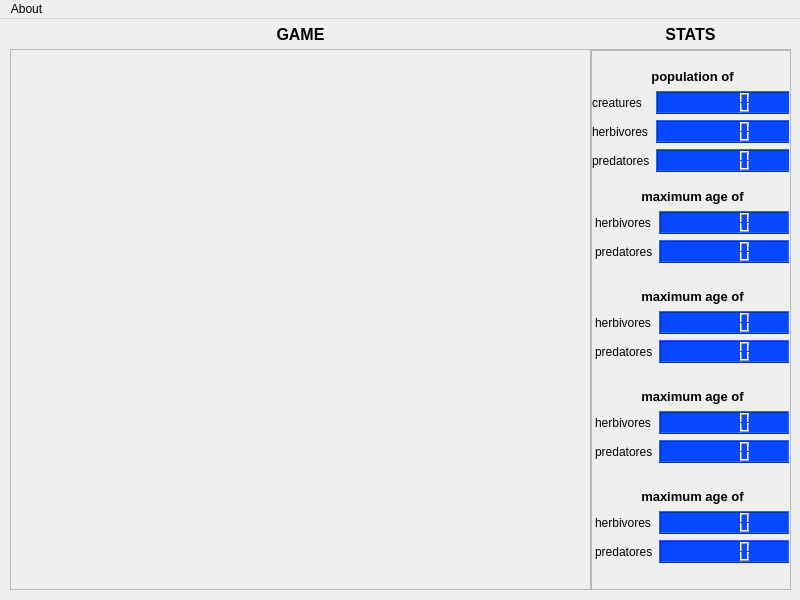
<?xml version="1.0" encoding="UTF-8"?>
<ui version="4.0">
 <class>Client_UI</class>
 <widget class="QMainWindow" name="Client_UI">
  <property name="geometry">
   <rect>
    <x>0</x>
    <y>0</y>
    <width>800</width>
    <height>600</height>
   </rect>
  </property>
  <property name="windowTitle">
   <string>MainWindow</string>
  </property>
  <widget class="QWidget" name="centralwidget">
   <widget class="QWidget" name="verticalLayoutWidget">
    <property name="geometry">
     <rect>
      <x>10</x>
      <y>30</y>
      <width>581</width>
      <height>541</height>
     </rect>
    </property>
    <layout class="QVBoxLayout" name="verticalLayout">
     <item>
      <widget class="QScrollArea" name="scrollArea">
       <property name="widgetResizable">
        <bool>false</bool>
       </property>
       <widget class="QWidget" name="scrollAreaWidgetContents">
        <property name="geometry">
         <rect>
          <x>0</x>
          <y>0</y>
          <width>565</width>
          <height>485</height>
         </rect>
        </property>
       </widget>
      </widget>
     </item>
    </layout>
   </widget>
   <widget class="QWidget" name="horizontalLayoutWidget">
    <property name="geometry">
     <rect>
      <x>10</x>
      <y>0</y>
      <width>581</width>
      <height>31</height>
     </rect>
    </property>
    <property name="font">
     <font>
      <family>Cantarell</family>
      <pointsize>12</pointsize>
      <weight>75</weight>
      <bold>true</bold>
     </font>
    </property>
    <layout class="QHBoxLayout" name="horizontalLayout">
     <item>
      <widget class="QLabel" name="label">
       <property name="text">
        <string>GAME</string>
       </property>
       <property name="alignment">
        <set>Qt::AlignCenter</set>
       </property>
      </widget>
     </item>
    </layout>
   </widget>
   <widget class="QWidget" name="horizontalLayoutWidget_2">
    <property name="geometry">
     <rect>
      <x>590</x>
      <y>0</y>
      <width>201</width>
      <height>31</height>
     </rect>
    </property>
    <layout class="QHBoxLayout" name="horizontalLayout_2">
     <item>
      <widget class="QLabel" name="label_2">
       <property name="font">
        <font>
         <family>Cantarell</family>
         <pointsize>12</pointsize>
         <weight>75</weight>
         <bold>true</bold>
        </font>
       </property>
       <property name="text">
        <string>STATS</string>
       </property>
       <property name="alignment">
        <set>Qt::AlignCenter</set>
       </property>
      </widget>
     </item>
    </layout>
   </widget>
   <widget class="Line" name="line">
    <property name="geometry">
     <rect>
      <x>630</x>
      <y>30</y>
      <width>118</width>
      <height>3</height>
     </rect>
    </property>
    <property name="orientation">
     <enum>Qt::Horizontal</enum>
    </property>
   </widget>
   <widget class="QScrollArea" name="scrollArea_2">
    <property name="geometry">
     <rect>
      <x>590</x>
      <y>30</y>
      <width>201</width>
      <height>541</height>
     </rect>
    </property>
    <property name="widgetResizable">
     <bool>true</bool>
    </property>
    <widget class="QWidget" name="scrollAreaWidgetContents_3">
     <property name="geometry">
      <rect>
       <x>0</x>
       <y>0</y>
       <width>197</width>
       <height>537</height>
      </rect>
     </property>
     <widget class="QScrollArea" name="scrollArea_3">
      <property name="geometry">
       <rect>
        <x>0</x>
        <y>0</y>
        <width>201</width>
        <height>551</height>
       </rect>
      </property>
      <property name="widgetResizable">
       <bool>false</bool>
      </property>
      <widget class="QWidget" name="scrollAreaWidgetContents_7">
       <property name="geometry">
        <rect>
         <x>0</x>
         <y>0</y>
         <width>197</width>
         <height>537</height>
        </rect>
       </property>
       <widget class="QWidget" name="formLayoutWidget_5">
        <property name="geometry">
         <rect>
          <x>0</x>
          <y>40</y>
          <width>201</width>
          <height>83</height>
         </rect>
        </property>
        <layout class="QFormLayout" name="formLayout_14">
         <property name="fieldGrowthPolicy">
          <enum>QFormLayout::AllNonFixedFieldsGrow</enum>
         </property>
         <item row="0" column="0">
          <widget class="QLabel" name="label_56">
           <property name="text">
            <string>creatures</string>
           </property>
          </widget>
         </item>
         <item row="0" column="1">
          <widget class="QLCDNumber" name="lcdNumber_40">
           <property name="styleSheet">
            <string notr="true">
background-color: rgb(6, 72, 255);</string>
           </property>
           <property name="value" stdset="0">
            <double>0.000000000000000</double>
           </property>
          </widget>
         </item>
         <item row="1" column="0">
          <widget class="QLabel" name="label_57">
           <property name="text">
            <string>herbivores</string>
           </property>
          </widget>
         </item>
         <item row="2" column="0">
          <widget class="QLabel" name="label_58">
           <property name="text">
            <string>predatores</string>
           </property>
          </widget>
         </item>
         <item row="1" column="1">
          <widget class="QLCDNumber" name="lcdNumber_41">
           <property name="styleSheet">
            <string notr="true">
background-color: rgb(6, 72, 255);</string>
           </property>
           <property name="value" stdset="0">
            <double>0.000000000000000</double>
           </property>
          </widget>
         </item>
         <item row="2" column="1">
          <widget class="QLCDNumber" name="lcdNumber_42">
           <property name="styleSheet">
            <string notr="true">
background-color: rgb(6, 72, 255);</string>
           </property>
           <property name="value" stdset="0">
            <double>0.000000000000000</double>
           </property>
          </widget>
         </item>
        </layout>
       </widget>
       <widget class="QWidget" name="horizontalLayoutWidget_7">
        <property name="geometry">
         <rect>
          <x>0</x>
          <y>10</y>
          <width>201</width>
          <height>31</height>
         </rect>
        </property>
        <layout class="QHBoxLayout" name="horizontalLayout_16">
         <item>
          <widget class="QLabel" name="label_55">
           <property name="font">
            <font>
             <family>Cantarell</family>
             <pointsize>10</pointsize>
             <weight>75</weight>
             <bold>true</bold>
            </font>
           </property>
           <property name="text">
            <string>population of</string>
           </property>
           <property name="alignment">
            <set>Qt::AlignCenter</set>
           </property>
          </widget>
         </item>
        </layout>
       </widget>
       <widget class="QWidget" name="horizontalLayoutWidget_8">
        <property name="geometry">
         <rect>
          <x>0</x>
          <y>130</y>
          <width>201</width>
          <height>31</height>
         </rect>
        </property>
        <layout class="QHBoxLayout" name="horizontalLayout_17">
         <item>
          <widget class="QLabel" name="label_59">
           <property name="font">
            <font>
             <family>Cantarell</family>
             <pointsize>10</pointsize>
             <weight>75</weight>
             <bold>true</bold>
            </font>
           </property>
           <property name="text">
            <string>maximum age of</string>
           </property>
           <property name="alignment">
            <set>Qt::AlignCenter</set>
           </property>
          </widget>
         </item>
        </layout>
       </widget>
       <widget class="QWidget" name="formLayoutWidget">
        <property name="geometry">
         <rect>
          <x>0</x>
          <y>160</y>
          <width>201</width>
          <height>61</height>
         </rect>
        </property>
        <layout class="QFormLayout" name="formLayout">
         <property name="fieldGrowthPolicy">
          <enum>QFormLayout::AllNonFixedFieldsGrow</enum>
         </property>
         <property name="leftMargin">
          <number>3</number>
         </property>
         <property name="rightMargin">
          <number>3</number>
         </property>
         <item row="0" column="0">
          <widget class="QLabel" name="label_65">
           <property name="text">
            <string>herbivores</string>
           </property>
          </widget>
         </item>
         <item row="1" column="0">
          <widget class="QLabel" name="label_66">
           <property name="text">
            <string>predatores</string>
           </property>
          </widget>
         </item>
         <item row="0" column="1">
          <widget class="QLCDNumber" name="lcdNumber_46">
           <property name="styleSheet">
            <string notr="true">
background-color: rgb(6, 72, 255);</string>
           </property>
           <property name="value" stdset="0">
            <double>0.000000000000000</double>
           </property>
          </widget>
         </item>
         <item row="1" column="1">
          <widget class="QLCDNumber" name="lcdNumber_47">
           <property name="styleSheet">
            <string notr="true">
background-color: rgb(6, 72, 255);</string>
           </property>
           <property name="value" stdset="0">
            <double>0.000000000000000</double>
           </property>
          </widget>
         </item>
        </layout>
       </widget>
       <widget class="QWidget" name="horizontalLayoutWidget_11">
        <property name="geometry">
         <rect>
          <x>0</x>
          <y>230</y>
          <width>201</width>
          <height>31</height>
         </rect>
        </property>
        <layout class="QHBoxLayout" name="horizontalLayout_21">
         <item>
          <widget class="QLabel" name="label_68">
           <property name="font">
            <font>
             <family>Cantarell</family>
             <pointsize>10</pointsize>
             <weight>75</weight>
             <bold>true</bold>
            </font>
           </property>
           <property name="text">
            <string>maximum age of</string>
           </property>
           <property name="alignment">
            <set>Qt::AlignCenter</set>
           </property>
          </widget>
         </item>
        </layout>
       </widget>
       <widget class="QWidget" name="horizontalLayoutWidget_12">
        <property name="geometry">
         <rect>
          <x>0</x>
          <y>330</y>
          <width>201</width>
          <height>31</height>
         </rect>
        </property>
        <layout class="QHBoxLayout" name="horizontalLayout_23">
         <item>
          <widget class="QLabel" name="label_70">
           <property name="font">
            <font>
             <family>Cantarell</family>
             <pointsize>10</pointsize>
             <weight>75</weight>
             <bold>true</bold>
            </font>
           </property>
           <property name="text">
            <string>maximum age of</string>
           </property>
           <property name="alignment">
            <set>Qt::AlignCenter</set>
           </property>
          </widget>
         </item>
        </layout>
       </widget>
       <widget class="QWidget" name="horizontalLayoutWidget_13">
        <property name="geometry">
         <rect>
          <x>0</x>
          <y>430</y>
          <width>201</width>
          <height>31</height>
         </rect>
        </property>
        <layout class="QHBoxLayout" name="horizontalLayout_24">
         <item>
          <widget class="QLabel" name="label_71">
           <property name="font">
            <font>
             <family>Cantarell</family>
             <pointsize>10</pointsize>
             <weight>75</weight>
             <bold>true</bold>
            </font>
           </property>
           <property name="text">
            <string>maximum age of</string>
           </property>
           <property name="alignment">
            <set>Qt::AlignCenter</set>
           </property>
          </widget>
         </item>
        </layout>
       </widget>
       <widget class="QWidget" name="formLayoutWidget_8">
        <property name="geometry">
         <rect>
          <x>0</x>
          <y>260</y>
          <width>201</width>
          <height>61</height>
         </rect>
        </property>
        <layout class="QFormLayout" name="formLayout_17">
         <property name="fieldGrowthPolicy">
          <enum>QFormLayout::AllNonFixedFieldsGrow</enum>
         </property>
         <property name="leftMargin">
          <number>3</number>
         </property>
         <property name="rightMargin">
          <number>3</number>
         </property>
         <item row="0" column="0">
          <widget class="QLabel" name="label_72">
           <property name="text">
            <string>herbivores</string>
           </property>
          </widget>
         </item>
         <item row="1" column="0">
          <widget class="QLabel" name="label_73">
           <property name="text">
            <string>predatores</string>
           </property>
          </widget>
         </item>
         <item row="0" column="1">
          <widget class="QLCDNumber" name="lcdNumber_48">
           <property name="styleSheet">
            <string notr="true">
background-color: rgb(6, 72, 255);</string>
           </property>
           <property name="value" stdset="0">
            <double>0.000000000000000</double>
           </property>
          </widget>
         </item>
         <item row="1" column="1">
          <widget class="QLCDNumber" name="lcdNumber_49">
           <property name="styleSheet">
            <string notr="true">
background-color: rgb(6, 72, 255);</string>
           </property>
           <property name="value" stdset="0">
            <double>0.000000000000000</double>
           </property>
          </widget>
         </item>
        </layout>
       </widget>
       <widget class="QWidget" name="formLayoutWidget_9">
        <property name="geometry">
         <rect>
          <x>0</x>
          <y>360</y>
          <width>201</width>
          <height>61</height>
         </rect>
        </property>
        <layout class="QFormLayout" name="formLayout_18">
         <property name="fieldGrowthPolicy">
          <enum>QFormLayout::AllNonFixedFieldsGrow</enum>
         </property>
         <property name="leftMargin">
          <number>3</number>
         </property>
         <property name="rightMargin">
          <number>3</number>
         </property>
         <item row="0" column="0">
          <widget class="QLabel" name="label_74">
           <property name="text">
            <string>herbivores</string>
           </property>
          </widget>
         </item>
         <item row="1" column="0">
          <widget class="QLabel" name="label_75">
           <property name="text">
            <string>predatores</string>
           </property>
          </widget>
         </item>
         <item row="0" column="1">
          <widget class="QLCDNumber" name="lcdNumber_50">
           <property name="styleSheet">
            <string notr="true">
background-color: rgb(6, 72, 255);</string>
           </property>
           <property name="value" stdset="0">
            <double>0.000000000000000</double>
           </property>
          </widget>
         </item>
         <item row="1" column="1">
          <widget class="QLCDNumber" name="lcdNumber_51">
           <property name="styleSheet">
            <string notr="true">
background-color: rgb(6, 72, 255);</string>
           </property>
           <property name="value" stdset="0">
            <double>0.000000000000000</double>
           </property>
          </widget>
         </item>
        </layout>
       </widget>
       <widget class="QWidget" name="formLayoutWidget_10">
        <property name="geometry">
         <rect>
          <x>0</x>
          <y>460</y>
          <width>201</width>
          <height>61</height>
         </rect>
        </property>
        <layout class="QFormLayout" name="formLayout_19">
         <property name="fieldGrowthPolicy">
          <enum>QFormLayout::AllNonFixedFieldsGrow</enum>
         </property>
         <property name="leftMargin">
          <number>3</number>
         </property>
         <property name="rightMargin">
          <number>3</number>
         </property>
         <item row="0" column="0">
          <widget class="QLabel" name="label_76">
           <property name="text">
            <string>herbivores</string>
           </property>
          </widget>
         </item>
         <item row="1" column="0">
          <widget class="QLabel" name="label_77">
           <property name="text">
            <string>predatores</string>
           </property>
          </widget>
         </item>
         <item row="0" column="1">
          <widget class="QLCDNumber" name="lcdNumber_52">
           <property name="styleSheet">
            <string notr="true">
background-color: rgb(6, 72, 255);</string>
           </property>
           <property name="value" stdset="0">
            <double>0.000000000000000</double>
           </property>
          </widget>
         </item>
         <item row="1" column="1">
          <widget class="QLCDNumber" name="lcdNumber_53">
           <property name="styleSheet">
            <string notr="true">
background-color: rgb(6, 72, 255);</string>
           </property>
           <property name="value" stdset="0">
            <double>0.000000000000000</double>
           </property>
          </widget>
         </item>
        </layout>
       </widget>
      </widget>
     </widget>
     <zorder>scrollArea_3</zorder>
     <zorder>scrollArea_3</zorder>
     <zorder>scrollArea_3</zorder>
    </widget>
   </widget>
   <zorder>verticalLayoutWidget</zorder>
   <zorder>horizontalLayoutWidget</zorder>
   <zorder>horizontalLayoutWidget_2</zorder>
   <zorder>label</zorder>
   <zorder>line</zorder>
   <zorder>scrollArea</zorder>
   <zorder>scrollArea_2</zorder>
  </widget>
  <widget class="QMenuBar" name="menubar">
   <property name="geometry">
    <rect>
     <x>0</x>
     <y>0</y>
     <width>800</width>
     <height>23</height>
    </rect>
   </property>
   <widget class="QMenu" name="menuAbout">
    <property name="title">
     <string>About</string>
    </property>
   </widget>
   <addaction name="menuAbout"/>
  </widget>
  <action name="actionAbout_Life">
   <property name="text">
    <string>About Life</string>
   </property>
  </action>
  <action name="actionAbout_Qt">
   <property name="text">
    <string>About Qt</string>
   </property>
  </action>
 </widget>
 <resources/>
 <connections/>
</ui>
